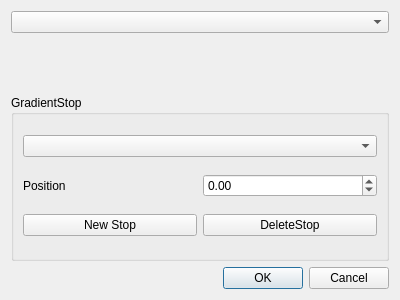
<?xml version="1.0" encoding="UTF-8"?>
<ui version="4.0">
 <class>GradientDialog</class>
 <widget class="QDialog" name="GradientDialog">
  <property name="geometry">
   <rect>
    <x>0</x>
    <y>0</y>
    <width>400</width>
    <height>300</height>
   </rect>
  </property>
  <property name="windowTitle">
   <string>Dialog</string>
  </property>
  <layout class="QVBoxLayout" name="verticalLayout">
   <item>
    <widget class="QComboBox" name="GradientType"/>
   </item>
   <item>
    <widget class="QWidget" name="gradientDisplay" native="true">
     <property name="sizePolicy">
      <sizepolicy hsizetype="Preferred" vsizetype="Fixed">
       <horstretch>0</horstretch>
       <verstretch>0</verstretch>
      </sizepolicy>
     </property>
     <property name="minimumSize">
      <size>
       <width>0</width>
       <height>50</height>
      </size>
     </property>
     <property name="maximumSize">
      <size>
       <width>16777215</width>
       <height>50</height>
      </size>
     </property>
     <property name="autoFillBackground">
      <bool>true</bool>
     </property>
    </widget>
   </item>
   <item>
    <widget class="QGroupBox" name="gradientStopBox">
     <property name="title">
      <string>GradientStop</string>
     </property>
     <property name="alignment">
      <set>Qt::AlignLeading|Qt::AlignLeft|Qt::AlignTop</set>
     </property>
     <layout class="QVBoxLayout" name="verticalLayout_2">
      <item>
       <widget class="QComboBox" name="stopSelector"/>
      </item>
      <item>
       <layout class="QHBoxLayout" name="horizontalLayout_3">
        <item>
         <widget class="QLabel" name="label">
          <property name="text">
           <string>Position</string>
          </property>
         </widget>
        </item>
        <item>
         <widget class="QDoubleSpinBox" name="stopPosition">
          <property name="wrapping">
           <bool>true</bool>
          </property>
          <property name="accelerated">
           <bool>true</bool>
          </property>
          <property name="minimum">
           <double>-999999990.000000000000000</double>
          </property>
          <property name="maximum">
           <double>999999999.990000009536743</double>
          </property>
         </widget>
        </item>
       </layout>
      </item>
      <item>
       <layout class="QHBoxLayout" name="horizontalLayout">
        <item>
         <widget class="QPushButton" name="newStop">
          <property name="text">
           <string>New Stop</string>
          </property>
         </widget>
        </item>
        <item>
         <widget class="QPushButton" name="deleteStop">
          <property name="text">
           <string>DeleteStop</string>
          </property>
         </widget>
        </item>
       </layout>
      </item>
     </layout>
    </widget>
   </item>
   <item>
    <widget class="QDialogButtonBox" name="buttonBox">
     <property name="orientation">
      <enum>Qt::Horizontal</enum>
     </property>
     <property name="standardButtons">
      <set>QDialogButtonBox::Cancel|QDialogButtonBox::Ok</set>
     </property>
    </widget>
   </item>
  </layout>
 </widget>
 <resources/>
 <connections>
  <connection>
   <sender>buttonBox</sender>
   <signal>accepted()</signal>
   <receiver>GradientDialog</receiver>
   <slot>accept()</slot>
   <hints>
    <hint type="sourcelabel">
     <x>248</x>
     <y>254</y>
    </hint>
    <hint type="destinationlabel">
     <x>157</x>
     <y>274</y>
    </hint>
   </hints>
  </connection>
  <connection>
   <sender>buttonBox</sender>
   <signal>rejected()</signal>
   <receiver>GradientDialog</receiver>
   <slot>reject()</slot>
   <hints>
    <hint type="sourcelabel">
     <x>316</x>
     <y>260</y>
    </hint>
    <hint type="destinationlabel">
     <x>286</x>
     <y>274</y>
    </hint>
   </hints>
  </connection>
 </connections>
</ui>
